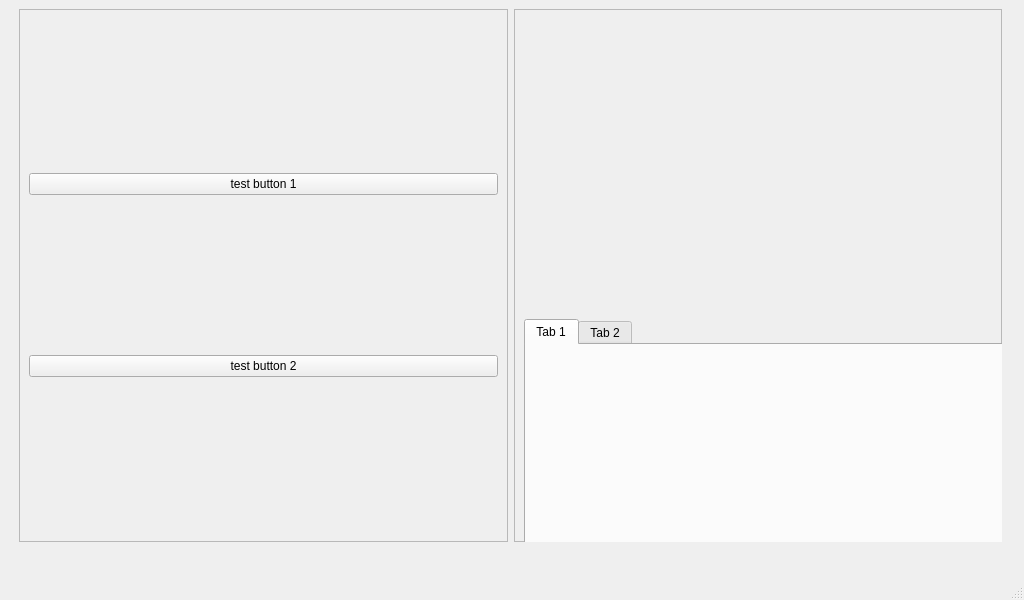
<?xml version="1.0" encoding="UTF-8"?>
<ui version="4.0">
 <class>MainWindow</class>
 <widget class="QMainWindow" name="MainWindow">
  <property name="geometry">
   <rect>
    <x>0</x>
    <y>0</y>
    <width>1024</width>
    <height>600</height>
   </rect>
  </property>
  <property name="windowTitle">
   <string>MainWindow</string>
  </property>
  <widget class="QWidget" name="centralwidget">
   <widget class="QFrame" name="horizontalFrame">
    <property name="geometry">
     <rect>
      <x>10</x>
      <y>0</y>
      <width>1001</width>
      <height>551</height>
     </rect>
    </property>
    <layout class="QHBoxLayout" name="horizontalLayout">
     <item>
      <widget class="QFrame" name="frame">
       <property name="frameShape">
        <enum>QFrame::StyledPanel</enum>
       </property>
       <property name="frameShadow">
        <enum>QFrame::Raised</enum>
       </property>
       <layout class="QGridLayout" name="gridLayout_3">
        <item row="0" column="0">
         <widget class="QPushButton" name="pushButton_5">
          <property name="text">
           <string>test button 1</string>
          </property>
         </widget>
        </item>
        <item row="1" column="0">
         <widget class="QPushButton" name="pushButton_6">
          <property name="text">
           <string>test button 2</string>
          </property>
         </widget>
        </item>
       </layout>
      </widget>
     </item>
     <item>
      <widget class="QFrame" name="frame_2">
       <property name="frameShape">
        <enum>QFrame::StyledPanel</enum>
       </property>
       <property name="frameShadow">
        <enum>QFrame::Raised</enum>
       </property>
       <widget class="QTabWidget" name="tabWidget">
        <property name="geometry">
         <rect>
          <x>10</x>
          <y>310</y>
          <width>481</width>
          <height>231</height>
         </rect>
        </property>
        <widget class="QWidget" name="tab_3">
         <attribute name="title">
          <string>Tab 1</string>
         </attribute>
        </widget>
        <widget class="QWidget" name="tab_4">
         <attribute name="title">
          <string>Tab 2</string>
         </attribute>
        </widget>
       </widget>
      </widget>
     </item>
    </layout>
   </widget>
  </widget>
  <widget class="QMenuBar" name="menubar">
   <property name="geometry">
    <rect>
     <x>0</x>
     <y>0</y>
     <width>1024</width>
     <height>23</height>
    </rect>
   </property>
  </widget>
  <widget class="QStatusBar" name="statusbar"/>
 </widget>
 <resources/>
 <connections/>
</ui>
